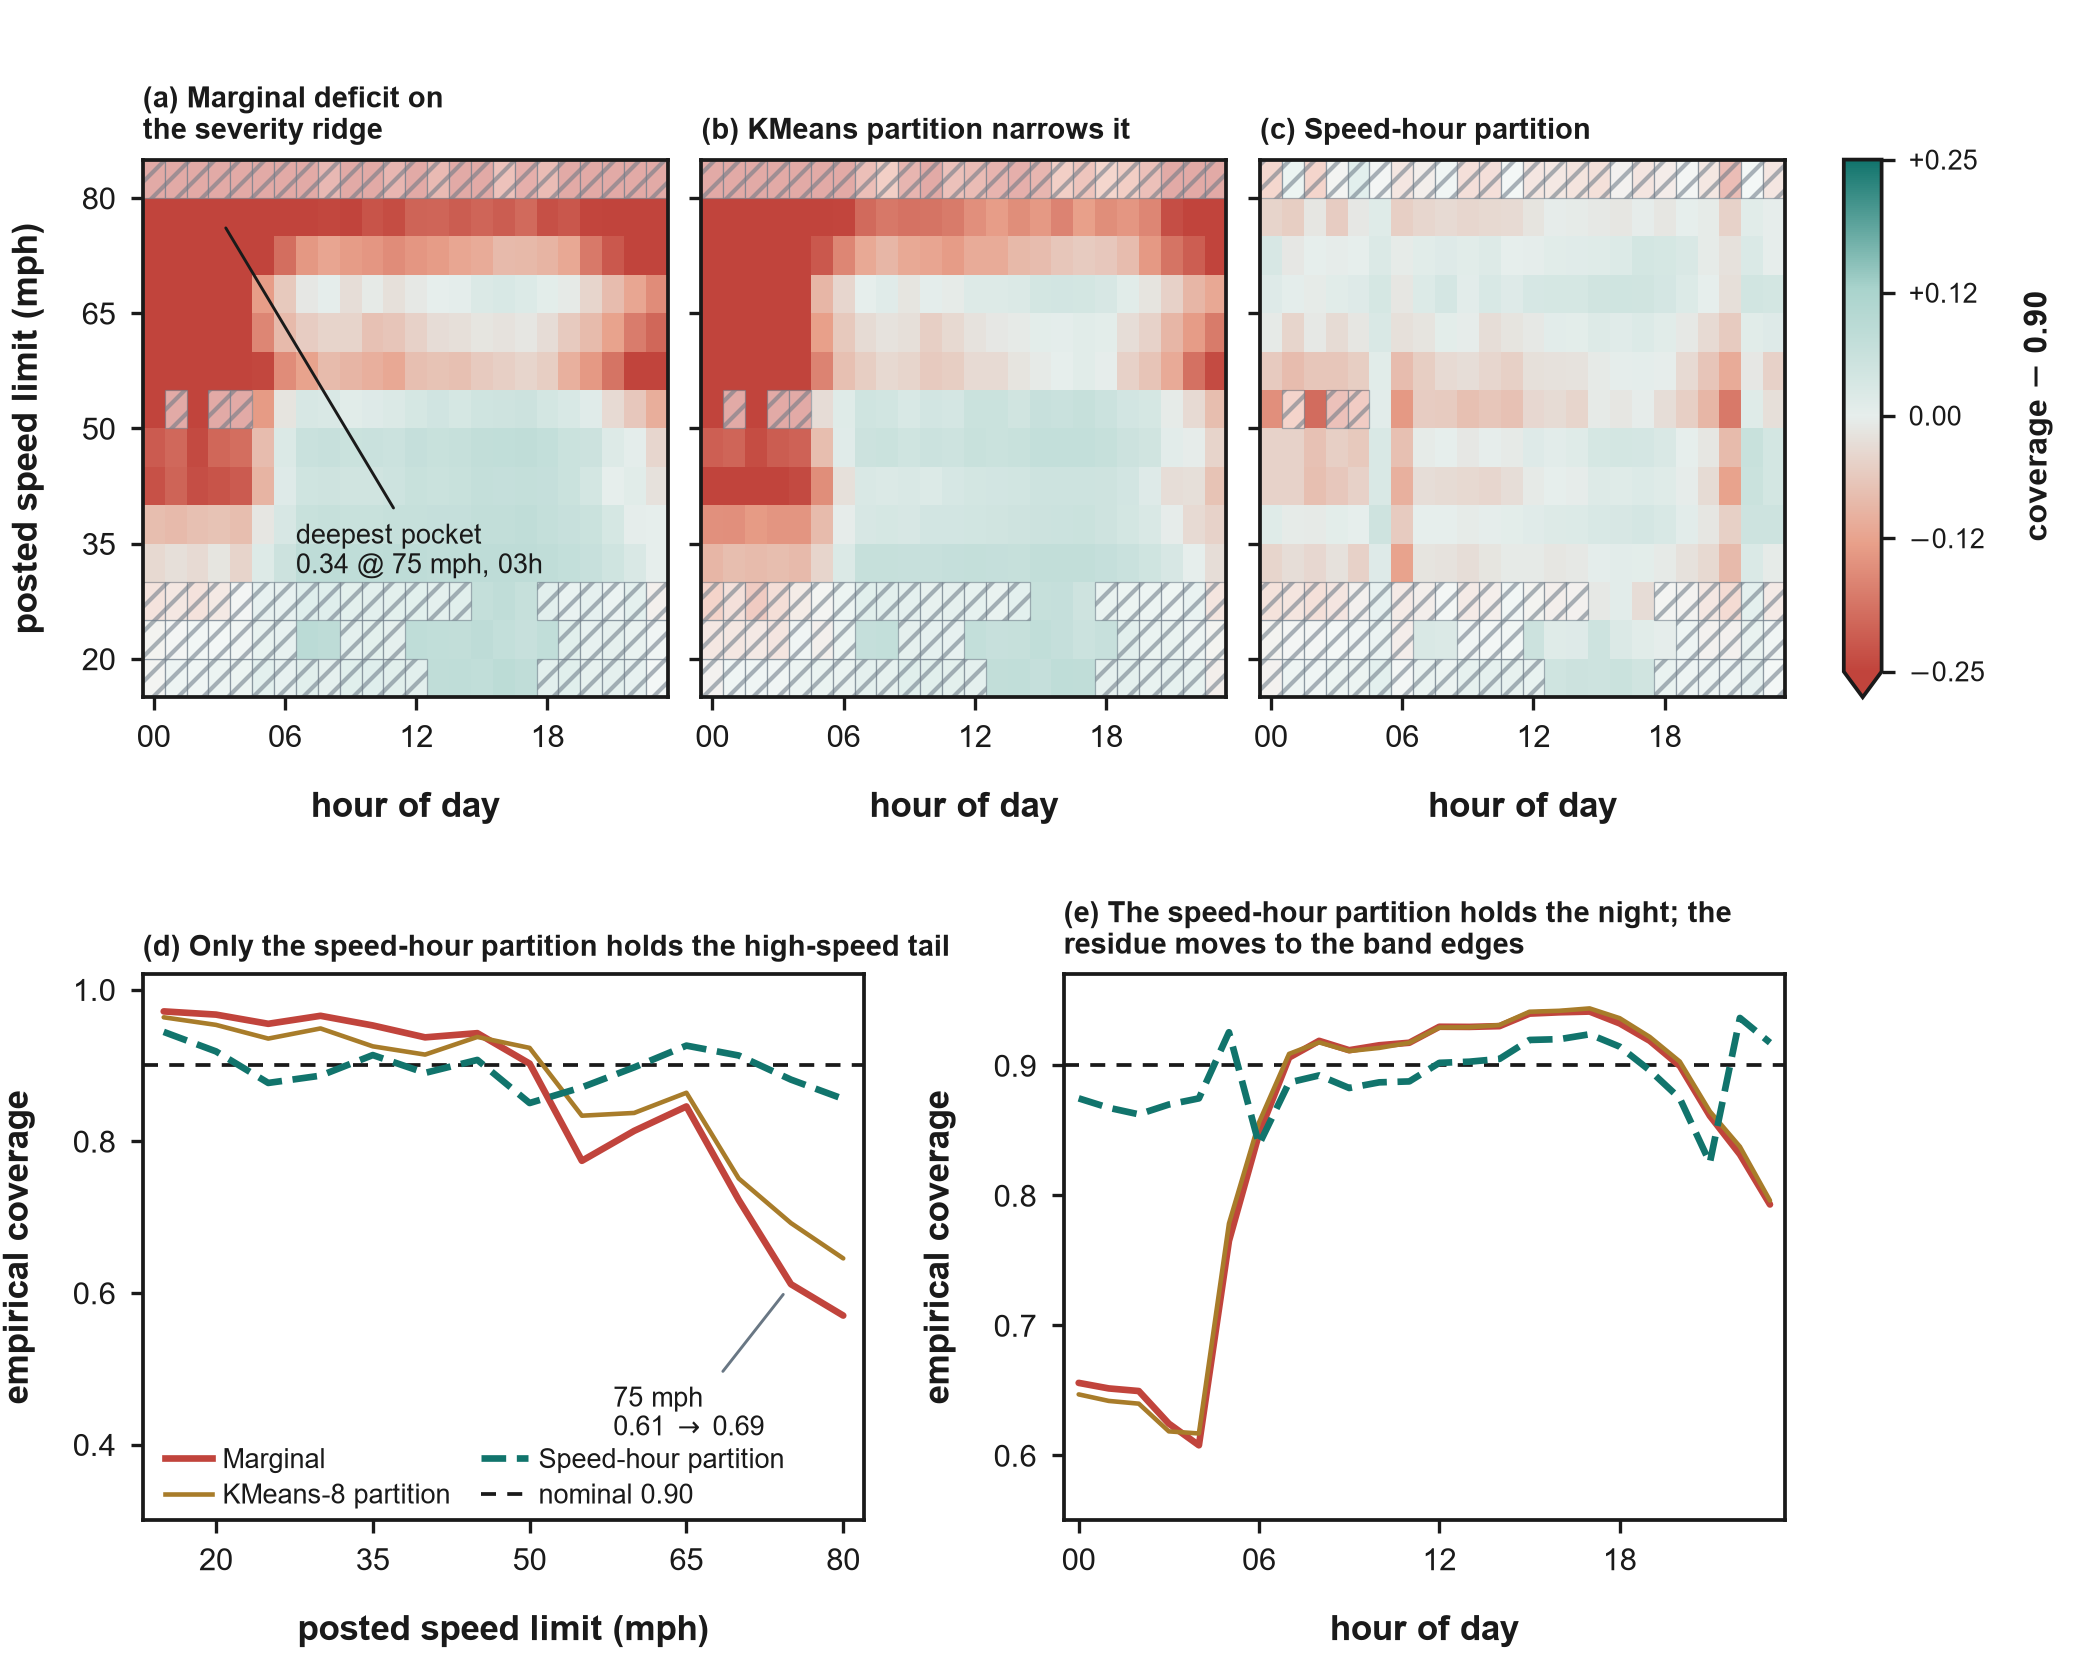

This figure's Python source:
"""
Figure 5 v3 — "The deficit, and what closes it".

REDESIGN of the dropped 3D Wigner-surface Fig 5. The field is noisy per-cell
binomial coverage, not a smooth surface, so v3 is a 2D diptych partner of Fig 2
in the labeled shared-colorbar heatmap grammar of template_contour_grid.png:

  TOP ROW    (a) marginal / (b) KMeans-8 generic partition / (c) declared
             speed x time partition — three EQUAL raw (hour x speed_bin)
             coverage-deviation heatmaps sharing the speed-limit y-axis and ONE
             shared diverging colorbar (deliberate content-driven adaptation of
             the reference's per-panel-colorbar convention: our three maps encode
             the identical quantity/scale, the reference's rows do not).
  BOTTOM ROW (d) coverage vs speed limit / (e) coverage vs hour — two curve
             panels mirroring the reference's own line-panel style (rows a-c),
             three methods + dashed nominal-0.90 line, one shared legend.

Sparse cells (n < 400) get the exact hatched-wash idiom from fig2_severity_
landscape.py (white facecolor, alpha 0.55, edgecolor SLATE, hatch "////").

Self-contained / standalone: loads the two frozen CSVs via pandas by path
(never inlines row values), resolving the path like sibling fig2/fig4 scripts.
Final home: paper/figures/fig5_deficit_repair_sequence.py.
"""
from __future__ import annotations

from pathlib import Path

import matplotlib
matplotlib.use("Agg")
import matplotlib.pyplot as plt
from matplotlib.colors import LinearSegmentedColormap, Normalize
from matplotlib.patches import Rectangle
from matplotlib.lines import Line2D
import numpy as np
import pandas as pd

plt.rcParams["pdf.fonttype"] = 42   # camera-ready: no Type 3
plt.rcParams["ps.fonttype"] = 42
plt.rcParams["axes.unicode_minus"] = False

# --- house palette (inlined from experiments/figstyle.py) ---
INK = "#1a1a1a"           # near-black structure/ink
HDR_BLUE = "#1f4e79"
ACCENT_TEAL = "#11746c"   # over-coverage (deviation > 0); declared-method curve
CORAL = "#c1443c"         # under-coverage (deviation < 0); marginal curve
GOLD = "#a87c2a"          # KMeans-8 (mondrian) curve
SLATE = "#697784"         # muted secondary / hatch edge
MIST = "#e6eeec"          # diverging-map zero point
SAND = "#f6e0d9"
# Diverging deviation ramp: CORAL (< 0, under) <-> MIST (0) <-> ACCENT_TEAL (> 0).
DIVERGING = [CORAL, "#e8a08a", MIST, "#a9d3cc", ACCENT_TEAL]

# Font family: mirror fig2's family-probe (Helvetica/Arial house sans, DejaVu fallback).
for _fam in ("Helvetica Neue", "Helvetica", "Arial", "TeX Gyre Heros", "DejaVu Sans"):
    if any(_fam in f.name for f in matplotlib.font_manager.fontManager.ttflist):
        plt.rcParams["font.family"] = _fam
        break
plt.rcParams["mathtext.fontset"] = "dejavusans"
plt.rcParams.update({
    "font.size": 8.5,
    "axes.titlesize": 8.5,
    "axes.titleweight": "bold",
    "axes.labelsize": 8.5,
    "axes.labelweight": "bold",   # match fig2_severity_landscape's bold axis labels
    "axes.labelpad": 9,           # match fig2's axis-label padding
    "xtick.labelsize": 7.5,       # match fig2's tick label size
    "ytick.labelsize": 7.5,
    "legend.fontsize": 7.0,
    "text.color": INK,
    "axes.labelcolor": INK,
    "xtick.color": INK,
    "ytick.color": INK,
    "axes.edgecolor": INK,
    "axes.linewidth": 0.9,
})

# === DATA SECTOR (file load, not inline literals) ===
def resolve_data_path(name: str) -> Path:
    here = Path(__file__).resolve()
    canonical = here.parent.parent / "figure_src" / "data" / name
    if canonical.exists():
        return canonical
    for p in here.parents:
        cand = p / "paper" / "figure_src" / "data" / name
        if cand.exists():
            return cand
    return canonical

SURFACE_CSV = resolve_data_path("fig05_surface.csv")
WALLS_CSV = resolve_data_path("fig05_walls.csv")

surf = pd.read_csv(SURFACE_CSV)
walls = pd.read_csv(WALLS_CSV)

NOMINAL = 0.90          # target coverage (alpha = 0.10)
MIN_N = 400             # cells with fewer records -> masked "sparse"
VLIM = 0.25             # symmetric diverging colorbar limit; deepest value saturates
# === END DATA SECTOR ===

# ---- build the three (speed_bin x hour) deviation grids ----
hours = np.arange(0, 24)
speeds = np.arange(15, 85, 5)                  # bin floors 15..80
h_edges = np.arange(-0.5, 24.5, 1.0)
s_edges = np.arange(15, 90, 5)                 # 15..85, each bin spans [floor, floor+5)

# Titles carry the narrative from the plan; single-row where the panel width
# allows it (checked by the floor self-check below) -- (a)'s title alone is too
# long for its narrow panel and collides with (b) at one row, so it keeps a
# two-line wrap; (b) and (c) fit in one row.
METHOD_COLS = {
    "(a)": ("cov_marginal", "Marginal deficit on\nthe severity ridge"),
    "(b)": ("cov_mondrian", "KMeans partition narrows it"),
    "(c)": ("cov_declared", "Speed-hour partition"),
}

N_grid = surf.pivot(index="speed_bin", columns="hour", values="n").reindex(
    index=speeds, columns=hours).values
sparse = N_grid < MIN_N

def dev_grid(col):
    g = surf.pivot(index="speed_bin", columns="hour", values=col).reindex(
        index=speeds, columns=hours).values
    return g - NOMINAL

div_cmap = LinearSegmentedColormap.from_list("coral_mist_teal", DIVERGING)
norm = Normalize(vmin=-VLIM, vmax=VLIM)

# ---------------------------------------------------------------- figure/layout
fig = plt.figure(figsize=(7.0, 5.6), dpi=300)

# Manual axes placement (like fig2) for precise control of the shared colorbar
# and the 3-over-2 composition. Top row: 3 equal heatmaps + one shared colorbar.
LEFT = 0.068
CB_X = 0.878          # colorbar left edge
MAP_RIGHT = 0.850     # right edge of the 3-map band (leaves a gutter before cbar)
WGAP = 0.016          # inter-map gap (tight, camera-ready)
map_w = (MAP_RIGHT - LEFT - 2 * WGAP) / 3.0
TOP_Y0, TOP_Y1 = 0.585, 0.905     # top-row axes bottom/top
map_h = TOP_Y1 - TOP_Y0

map_axes = []
for i in range(3):
    x0 = LEFT + i * (map_w + WGAP)
    ax = fig.add_axes([x0, TOP_Y0, map_w, map_h])
    map_axes.append(ax)

pcm = None
for i, (letter, (col, title)) in enumerate(METHOD_COLS.items()):
    ax = map_axes[i]
    Z = dev_grid(col)
    pcm = ax.pcolormesh(h_edges, s_edges, Z, cmap=div_cmap, norm=norm,
                        shading="flat", rasterized=True, zorder=1)
    # sparse cells: translucent white wash + diagonal hatch (fig2 idiom exactly)
    if sparse.any():
        ys_m, xs_m = np.where(sparse)
        for yi, xi in zip(ys_m, xs_m):
            ax.add_patch(Rectangle(
                (h_edges[xi], s_edges[yi]),
                h_edges[xi + 1] - h_edges[xi], s_edges[yi + 1] - s_edges[yi],
                facecolor="white", alpha=0.55, edgecolor=SLATE, linewidth=0.3,
                hatch="////", zorder=2))
    # axes cosmetics
    ax.set_xlim(-0.5, 23.5)
    ax.set_ylim(15, 85)
    ax.set_xticks(np.arange(0, 24, 6))
    ax.set_xticklabels([f"{h:02d}" for h in np.arange(0, 24, 6)])
    ax.set_yticks(np.arange(20, 85, 15))
    ax.tick_params(length=3, width=0.8, color=INK)
    for s in ax.spines.values():
        s.set_color(INK)
        s.set_linewidth(0.9)
    ax.set_xlabel("hour of day")
    if i == 0:
        ax.set_ylabel("posted speed limit (mph)")
    else:
        ax.set_yticklabels([])   # shared y-axis; only (a) carries labels
    # panel letter + title, top-left above the axes (two lines, tight to panel width)
    ax.annotate(f"{letter} {title}", xy=(0.0, 1.0), xycoords="axes fraction",
                xytext=(0, 3), textcoords="offset points",
                ha="left", va="bottom", fontsize=7.0, fontweight="bold",
                color=INK, linespacing=1.15)

# ---- deepest-pocket callout on (a): hour=3, speed_bin=75, cov_marginal=0.338 ----
map_axes[0].annotate(
    "deepest pocket\n0.34 @ 75 mph, 03h",
    xy=(3, 77.5), xycoords="data",
    xytext=(6.5, 34), textcoords="data",
    fontsize=6.4, color=INK, ha="left", va="center", zorder=7,
    arrowprops=dict(arrowstyle="-", color=INK, linewidth=0.7,
                    shrinkA=1.5, shrinkB=3.0))

# ---- shared diverging colorbar (right of the top row), "min" extend arrow ----
cax = fig.add_axes([CB_X, TOP_Y0, 0.018, map_h])
cb = fig.colorbar(pcm, cax=cax, extend="min")
cb.set_label("coverage $-$ 0.90", fontsize=7.8, color=INK)
cb.set_ticks([-0.25, -0.12, 0.0, 0.12, 0.25])
cb.set_ticklabels(["$-$0.25", "$-$0.12", "0.00", "+0.12", "+0.25"])
cb.ax.tick_params(labelsize=6.6, length=3, width=0.8, color=INK)
cb.outline.set_edgecolor(INK)
cb.outline.set_linewidth(0.9)

# ================================================================ BOTTOM ROW
# Two curve panels, slimmer than the maps, mirroring the reference's line-panel
# style. (d) coverage vs speed limit, (e) coverage vs hour. Shared legend.
BOT_Y0, BOT_Y1 = 0.095, 0.420
bot_h = BOT_Y1 - BOT_Y0
BGAP = 0.095          # extra gap for the second panel's y-tick labels
bot_w = (MAP_RIGHT - LEFT - BGAP) / 2.0

ax_d = fig.add_axes([LEFT, BOT_Y0, bot_w, bot_h])
ax_e = fig.add_axes([LEFT + bot_w + BGAP, BOT_Y0, bot_w, bot_h])

# line style spec: marginal CORAL solid, mondrian thin GOLD, declared TEAL dashed
LINES = [
    ("cov_marginal", CORAL, "-", 1.6, "Marginal"),
    ("cov_mondrian", GOLD, "-", 1.1, "KMeans-8 partition"),
    ("cov_declared", ACCENT_TEAL, "--", 1.6, "Speed-hour partition"),
]

def draw_curves(ax, sub, xcol):
    x = sub[xcol].values
    for col, c, ls, lw, _lab in LINES:
        ax.plot(x, sub[col].values, color=c, linestyle=ls, linewidth=lw,
                solid_capstyle="round", zorder=3)
    ax.axhline(NOMINAL, color=INK, linestyle=(0, (4, 3)), linewidth=0.9, zorder=2)
    # All-4 box spines mirror the reference's own line-panel frame (rows a-c).
    for s in ax.spines.values():
        s.set_color(INK)
        s.set_linewidth(0.9)
    ax.tick_params(length=3, width=0.8, color=INK)
    ax.set_ylabel("empirical coverage")

# (d) coverage vs speed limit
sp = walls[walls["axis"] == "speed_limit"].sort_values("bin")
draw_curves(ax_d, sp, "bin")
ax_d.set_xlim(sp["bin"].min() - 2, sp["bin"].max() + 2)
ax_d.set_xticks(np.arange(20, 85, 15))
ax_d.set_xlabel("posted speed limit (mph)")
ax_d.set_ylim(0.30, 1.02)
ax_d.set_yticks([0.4, 0.6, 0.8, 1.0])
ax_d.annotate("(d) Only the speed-hour partition holds the high-speed tail",
              xy=(0.0, 1.0), xycoords="axes fraction",
              xytext=(0, 3), textcoords="offset points", ha="left", va="bottom",
              fontsize=7.0, fontweight="bold", color=INK)
# 75 mph pooled callout: marginal 0.611 -> KMeans-8 0.692
ax_d.annotate("75 mph\n0.61 $\\to$ 0.69", xy=(75, 0.611), xycoords="data",
              xytext=(58, 0.44), textcoords="data", fontsize=6.4, color=INK,
              ha="left", va="center", zorder=6,
              arrowprops=dict(arrowstyle="-", color=SLATE, linewidth=0.7,
                              shrinkA=1.5, shrinkB=3.0))

# (e) coverage vs hour
hr = walls[walls["axis"] == "hour"].sort_values("bin")
draw_curves(ax_e, hr, "bin")
ax_e.set_xlim(-0.5, 23.5)
ax_e.set_xticks(np.arange(0, 24, 6))
ax_e.set_xticklabels([f"{h:02d}" for h in np.arange(0, 24, 6)])
ax_e.set_xlabel("hour of day")
ax_e.set_ylim(0.55, 0.97)
ax_e.set_yticks([0.6, 0.7, 0.8, 0.9])
ax_e.annotate("(e) The speed-hour partition holds the night; the\nresidue moves to the band edges",
              xy=(0.0, 1.0), xycoords="axes fraction",
              xytext=(0, 3), textcoords="offset points", ha="left", va="bottom",
              fontsize=7.0, fontweight="bold", color=INK, linespacing=1.15)

# ---- one shared legend (mirrors reference's frameless line-end legend) ----
legend_handles = [
    Line2D([0], [0], color=CORAL, linestyle="-", linewidth=1.6, label="Marginal"),
    Line2D([0], [0], color=GOLD, linestyle="-", linewidth=1.1, label="KMeans-8 partition"),
    Line2D([0], [0], color=ACCENT_TEAL, linestyle="--", linewidth=1.6, label="Speed-hour partition"),
    Line2D([0], [0], color=INK, linestyle=(0, (4, 3)), linewidth=0.9, label="nominal 0.90"),
]
leg = ax_d.legend(handles=legend_handles, loc="lower left",
                  bbox_to_anchor=(0.0, -0.02), frameon=False, ncol=2,
                  handlelength=1.7, handletextpad=0.4, columnspacing=1.1,
                  borderpad=0.3, labelspacing=0.35, fontsize=6.6)
leg.set_zorder(6)

# ===================== FLOOR SELF-CHECK =====================
import matplotlib as _mpl


def _texts(fig):
    out = []
    for a in fig.axes:
        for t in a.get_xticklabels() + a.get_yticklabels():
            if t.get_text() and t.get_visible():
                out.append(("tick", t))
        for lbl in (a.title, a.xaxis.label, a.yaxis.label):
            if lbl.get_text():
                out.append(("label", lbl))
        for ch in a.get_children():
            if isinstance(ch, _mpl.text.Annotation) and ch.get_text():
                out.append(("annot", ch))
    return out


def floor_selfcheck(fig, path):
    fig.canvas.draw()
    r = fig.canvas.get_renderer()
    items = _texts(fig)
    bb = [(k, t, t.get_window_extent(renderer=r)) for k, t in items]
    viol = []
    for i, (ka, ta, ba) in enumerate(bb):
        for kb, tb, bbx in bb[i + 1:]:
            if ba.overlaps(bbx):
                viol.append(f"OVERLAP {ka}('{ta.get_text()}') <-> {kb}('{tb.get_text()}')")
    fbox = fig.bbox
    clip = []
    for k, t, b in bb:
        if not (fbox.contains(b.x0, b.y0) and fbox.contains(b.x1, b.y1)):
            clip.append(f"CLIP {k}('{t.get_text()}') bbox=({b.x0:.0f},{b.y0:.0f},{b.x1:.0f},{b.y1:.0f})")
    status = "PASS" if not viol and not clip else "FAIL"
    lines = [f"FLOOR SELF-CHECK: {status}",
             f"text items checked: {len(bb)}",
             f"overlap violations: {len(viol)}"] + viol + \
            [f"clip violations: {len(clip)}"] + clip
    Path(path).write_text("\n".join(lines), encoding="utf-8")
    print("\n".join(lines))
    return status


OUT = Path(__file__).resolve().parent
fig.savefig(OUT / "fig5_deficit_repair_sequence.png", dpi=300)
fig.savefig(OUT / "fig5_deficit_repair_sequence.pdf")
floor_selfcheck(fig, OUT / "floor_selfcheck_iter2.txt")
plt.close(fig)
